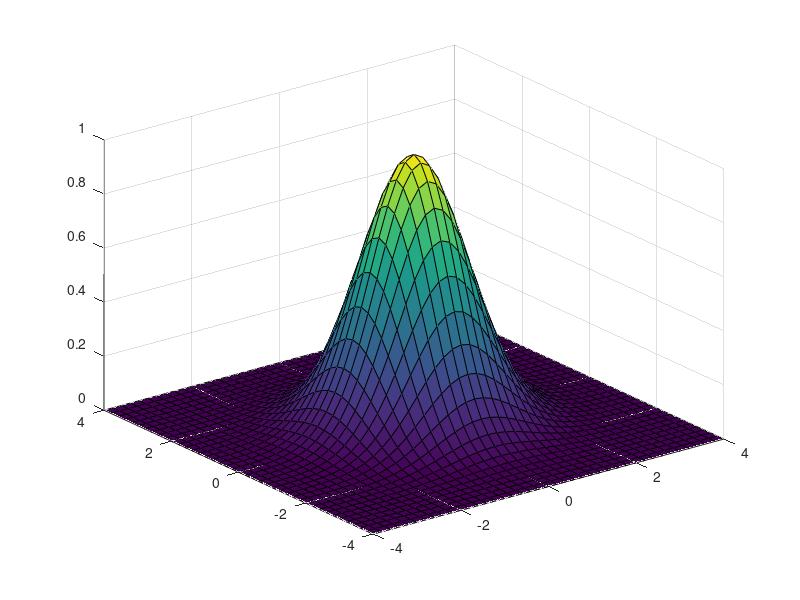

Write the MATLAB code that produced this figure.
[X,Y] = meshgrid(-4:0.2:4,-4:0.2:4); %%In the patch we used -4:1:4, here for smoothness of curve we used many points
X2 = X.^2;
Y2 = Y.^2;
F = exp(-(X2+Y2)/2);

figure
surf(X,Y,F)